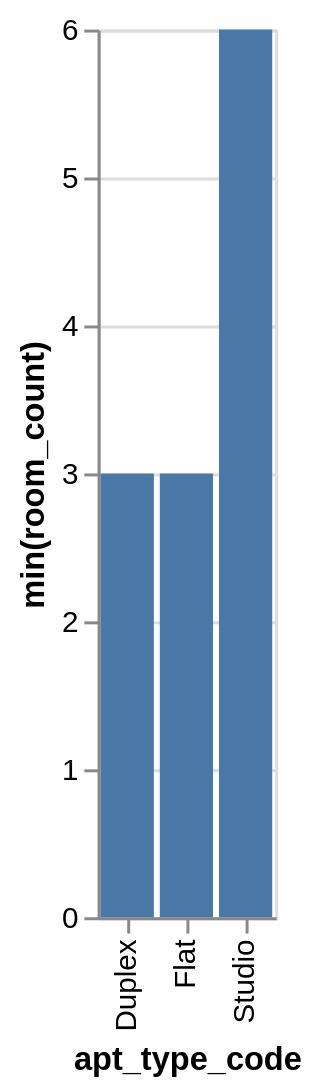

Describe this chart as a Vega-Lite specification.
### Vega-Lite specification from a JSON file in a GitHub repository (floating-point values rounded to 4 significant figures)
{"data": {"values": [{"x_data": "Duplex", "y_data": 3}, {"x_data": "Flat", "y_data": 3}, {"x_data": "Studio", "y_data": 6}]}, "mark": "bar", "encoding": {"x": {"field": "x_data", "type": "nominal", "title": "apt_type_code", "sort": {"op": "sum", "field": "y_data", "order": "ascending"}}, "y": {"field": "y_data", "type": "quantitative", "title": "min(room_count)"}}}
